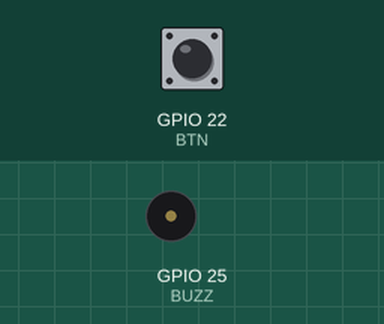
Bench run of a program on a simulated ESP32 board running MicroPython. Shown: buzzer (waves = sounding, pin HIGH). The test bench sets the inputs (shaded band); at power-on: GPIO 22 (BTN) HIGH.

Above: at 1.2 s.
1.3 s: GPIO 22 (BTN) pulled LOW for 1 s
At 3.3 s:
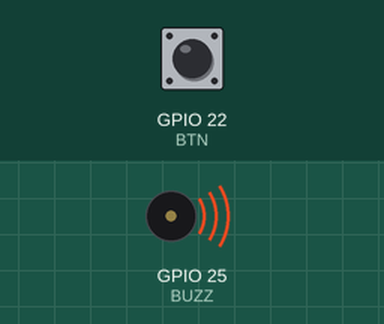
3.8 s: GPIO 22 (BTN) pulled LOW for 3.2 s
Timing chart, 0 to 6.8 s (numbered marks = the images above; inputs shaded):
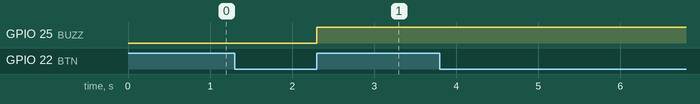

The program:

221016-outer-button.py
```python
''' 使用面包板外接按钮，对应22号GPIO引脚 '''
from machine import Pin
import time
BUZZ = Pin(25,Pin.OUT)
BTN = Pin(22,Pin.IN,Pin.PULL_UP)
while True:
    if BTN.value() == 0:
        for i in range(5):
            BUZZ.value(0)
            time.sleep_us(800)
            BUZZ.value(1)
            time.sleep_us(800)
```

Measured:
- after the input at 1.3 s, GPIO 25 (BUZZ): LOW → HIGH after 1.0 s
